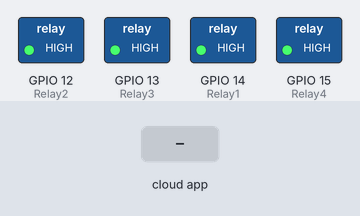
The sketch below on a simulated ESP8266 (NodeMCU). Parts: switched loads named in the sketch (green lamp = pin HIGH). The test bench sets the inputs (shaded band). WiFi joins after 1.5 s; servers stay silent unless stated; the Firebase database answers and starts empty; what the sketch prints to the serial monitor is not drawn.

Above: at 3.3 s.
3.4 s: the phone or cloud app sets FB1 to 0
At 4.6 s:
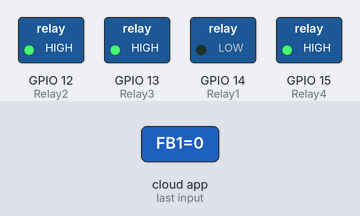
5.4 s: the phone or cloud app sets FB2 to 1
At 6.1 s:
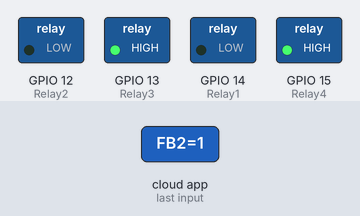
7.2 s: the phone or cloud app sets FB3 to 1
At 8.7 s:
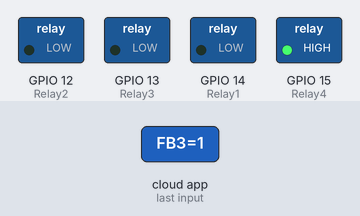
9.0 s: the phone or cloud app sets FB4 to 1
At 10.1 s:
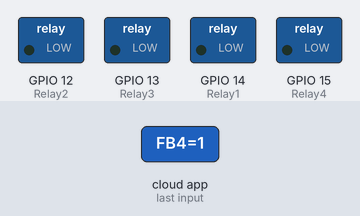
10.8 s: the phone or cloud app sets FB1 to 1
At 12.0 s:
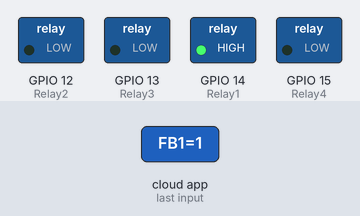
13.2 s: the phone or cloud app sets FB2 to 0
At 14.7 s:
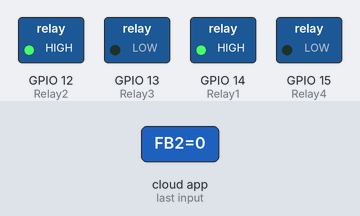
Timing chart, 0 to 16.0 s (numbered marks = the images above; inputs shaded):
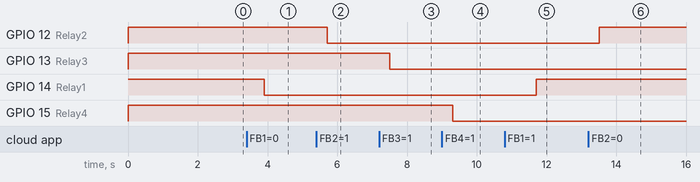

Measured:
- after the input at 3.4 s, GPIO 14 (Relay1): HIGH → LOW after 0.50 s
- after the input at 5.4 s, GPIO 12 (Relay2): HIGH → LOW after 0.31 s
- after the input at 7.2 s, GPIO 13 (Relay3): HIGH → LOW after 0.31 s
- after the input at 9.0 s, GPIO 15 (Relay4): HIGH → LOW after 0.31 s
- after the input at 10.8 s, GPIO 14 (Relay1): LOW → HIGH after 0.91 s
- after the input at 13.2 s, GPIO 12 (Relay2): LOW → HIGH after 0.31 s

The sketch:

Samsung_iot_new.ino
```cpp
#include <ESP8266WiFi.h>
#include <FirebaseArduino.h>

#define FIREBASE_HOST "industry-aaf24-default-rtdb.firebaseio.com" //Your Firebase Project URL without "http:", "\" and "/"
#define FIREBASE_AUTH "O7TX7sEKX5OnLttIObxw9kUSStNbnYUsmZnABPSf" //Your Firebase Database Secret goes here
#define WIFI_SSID "Death Note"         //WiFi SSID name for which NodeMCU connects
#define WIFI_PASSWORD "lightyagami37"      //SSID Password of your wifi network


#define Relay1 14  //D5
#define Relay2 12  //D6
#define Relay3 13  //D7
#define Relay4 15  //D8
String rel1;
int rel2,rel3,rel4;

void setup()
{
  Serial.begin(115200);// Set the baud rate 115200 in Serial Monitor to display debug messages
  pinMode(Relay1,OUTPUT);
  pinMode(Relay2,OUTPUT);
  pinMode(Relay3,OUTPUT);
  pinMode(Relay4,OUTPUT);
  digitalWrite(Relay1,HIGH);
  digitalWrite(Relay2,HIGH);
  digitalWrite(Relay3,HIGH);
  digitalWrite(Relay4,HIGH);
  WiFi.begin(WIFI_SSID,WIFI_PASSWORD);
  Serial.print("connecting");
  while (WiFi.status()!=WL_CONNECTED){
    Serial.print(".");
    delay(500);
  }
  Serial.println();
  Serial.print("connected:");
  Serial.println(WiFi.localIP());

  Firebase.begin(FIREBASE_HOST,FIREBASE_AUTH);
  //Here the varialbe"FB1","FB2","FB3" and "FB4" needs to be the one which is used in our Firebase and MIT App Inventor
  Firebase.setInt("FB1",1);
  Firebase.setInt("FB2",0);
  Firebase.setInt("FB3",0);
  Firebase.setInt("FB4",0);

}
void firebasereconnect()
{
  Serial.println("Trying to reconnect");
  Firebase.begin(FIREBASE_HOST, FIREBASE_AUTH); // initialize the firebase with HOST name anf AUTH key
  }

void loop()
{
  if (Firebase.failed())
      {
      Serial.print("setting number failed:");
      Serial.println(Firebase.error());
      firebasereconnect();
      return;
      }

  rel1=Firebase.getString("FB1");  //Reading the value of the varialble Status from the firebase
  Serial.println(rel1);
  rel2=Firebase.getString("FB2").toInt();  //Reading the value of the varialble Status from the firebase

  rel3=Firebase.getString("FB3").toInt();  //Reading the value of the varialble Status from the firebase

  rel4=Firebase.getString("FB4").toInt();  //Reading the value of the varialble Status from the firebase

  if(rel1=="1")                        // If, the Status is 1, turn on the Relay1
     {
      digitalWrite(Relay1,HIGH);
      Serial.println("Relay 1 ON");
    }
 if(rel1=="0")                         // If, the Status is 0, turn Off the Relay1
    {
      digitalWrite(Relay1,LOW);
      Serial.println("Relay 1 OFF");
    }
if(rel2==1)                          // If, the Status is 1, turn on the Relay2
     {
      digitalWrite(Relay2,LOW);
      //Serial.println("Relay 2 ON");
    }
 if(rel2==0)                         // If, the Status is 0, turn Off the Relay2
    {
      digitalWrite(Relay2,HIGH);
      //Serial.println("Relay 2 OFF");
    }
if(rel3==1)                          // If, the Status is 1, turn on the Relay3
     {
      digitalWrite(Relay3,LOW);
     // Serial.println("Relay 3 ON");
    }
if(rel3==0)                          // If, the Status is 0, turn Off the Relay3
    {
      digitalWrite(Relay3,HIGH);
      //Serial.println("Relay 3 OFF");
    }
 if(rel4==1)                         // If, the Status is 1, turn on the Relay4
     {
      digitalWrite(Relay4,LOW);
      //Serial.println("Relay 4 ON");
    }
if(rel4==0)                          // If, the Status is 0, turn Off the Relay4
    {
      digitalWrite(Relay4,HIGH);
      //Serial.println("Relay 4 OFF");
    }
    Serial.println();
    Serial.println();
}
```
